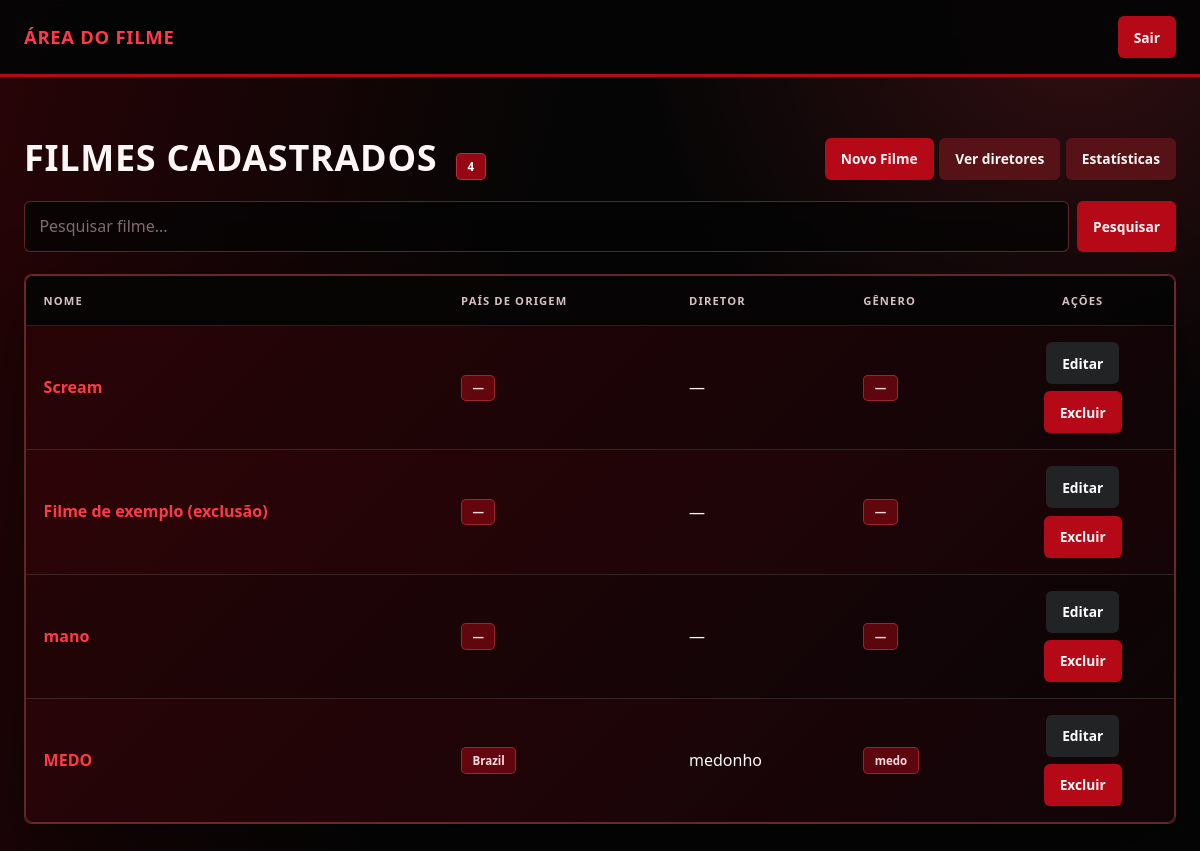
Page /filme/ (signed in) on the earlier database version.
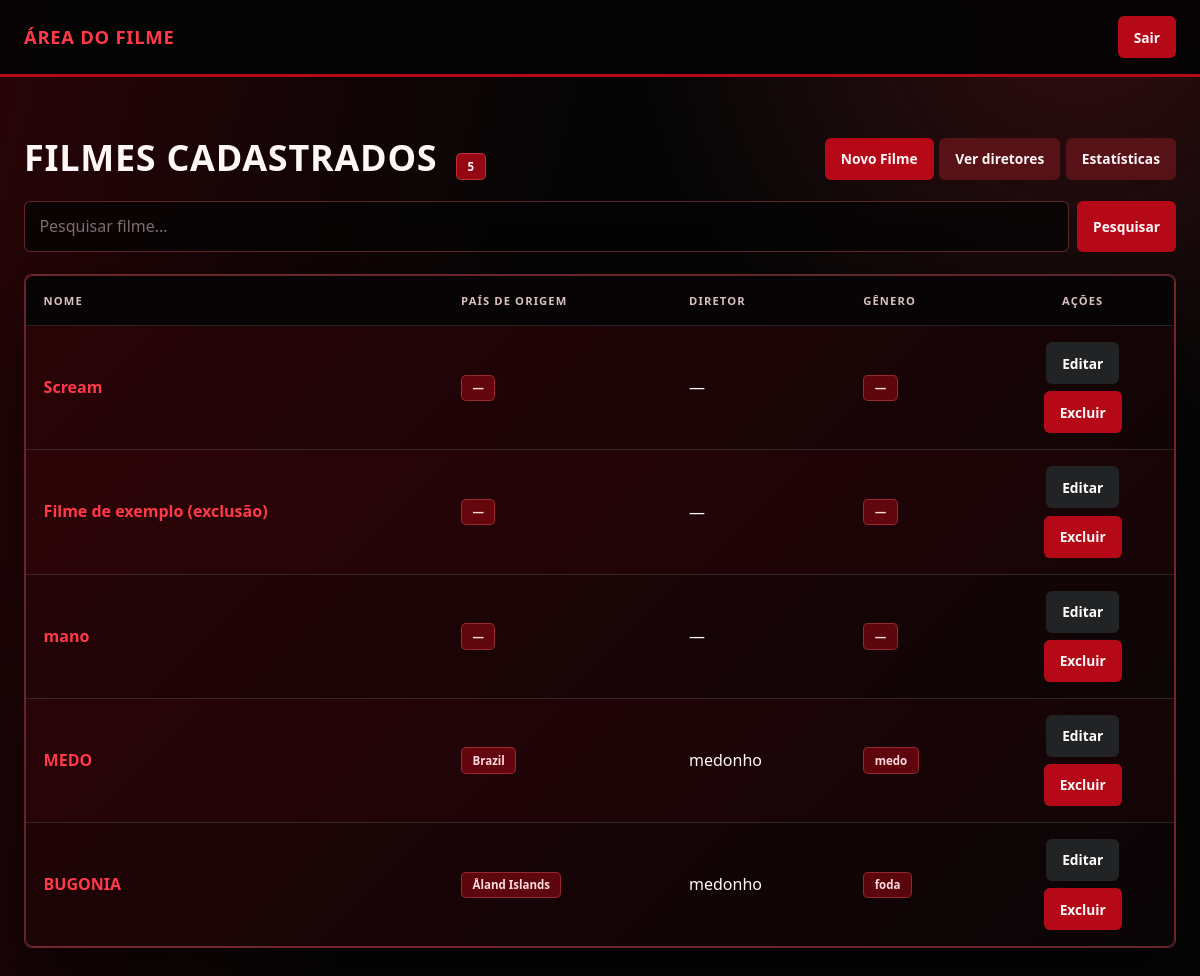
Same page on the later database version.
### filme/models.py (models this page shows, shortened)
class Filme(models.Model):
    nome = models.CharField(max_length=100)
    review = models.TextField(blank=True)
    nota = models.PositiveSmallIntegerField(
        null=True,
        blank=True,
        validators=[MinValueValidator(1), MaxValueValidator(5)],
    )
    data_assistido = models.DateField(null=True, blank=True)
    assistido = models.BooleanField(default=False)

class FilmePais(models.Model):
    filme = models.OneToOneField(Filme, on_delete=models.CASCADE, related_name='dados_pais', null=True, blank=True)
    pais_origem = CountryField(blank_label="(selecionar país)")

class FilmeDiretor(models.Model):
    filme = models.OneToOneField(Filme, on_delete=models.CASCADE, related_name='dados_diretor', null=True, blank=True)
    diretor = models.CharField(max_length=100, default='')

class FilmeGenero(models.Model):
    filme = models.OneToOneField(Filme, on_delete=models.CASCADE, related_name='dados_genero', null=True, blank=True)
    genero = models.CharField(max_length=100, default='')

### filme/views.py (the view)
# urls.py: path('filme/', include("filme.urls")),
@login_required
def filme(request):
    todos_filmes = Filme.objects.all()
    filmes = todos_filmes
    busca = request.GET.get('busca', '').strip()
    if busca:
        filmes = filmes.filter(nome__icontains=busca)
    media = todos_filmes.aggregate(media=Avg('nota'))['media'] or 0
    vistos = todos_filmes.filter(assistido=True).count()
    nao_vistos = todos_filmes.filter(assistido=False).count()
    diretores = list(
        FilmeDiretor.objects
        .exclude(diretor='')
        .values('diretor')
        .annotate(total=Count('filme'))
        .order_by('-total')
    )
    diretor_top = diretores[0] if diretores else None
    paises = list(
        FilmePais.objects
        .exclude(pais_origem='')
        .values('pais_origem')
        .annotate(total=Count('filme'))
        .order_by('-total', 'pais_origem')
    )
    pais_top = None
    if paises:
        pais = paises[0]
        nomes_paises = dict(FilmePais._meta.get_field('pais_origem').choices)
        pais_top = {
            'pais': nomes_paises.get(pais['pais_origem'], pais['pais_origem']),
            'total': pais['total'],
        }
    contexto = {
        'filmes': filmes,
        'media_notas': media,
        'vistos': vistos,
        'nao_vistos': nao_vistos,
        'diretor_top': diretor_top,
        'pais_top': pais_top,
        'diretores_labels': [item['diretor'] for item in diretores],
        'diretores_dados': [item['total'] for item in diretores],
    }
    return render(request, 'filme.html', contexto)

### filme/templates/filme.html (shortened to what this page needs)
{% load static %}
<!DOCTYPE html>
<html lang="pt-br">
<head>
    <link rel="stylesheet" href="{% static 'filme/css/style.css' %}?v=12">
</head>
<body class="bg-light">
    <nav class="navbar navbar-dark bg-dark mb-4">
        <div class="container">
            <span class="navbar-brand mb-0 h1">Área do Filme</span>
            <form method="post" action="{% url 'contas:logout' %}" style="margin-left: auto;">
                <button type="submit" class="btn btn-danger">Sair</button>
            </form>
        </div>
    </nav>
    <main class="container pb-5">
        <div class="d-flex justify-content-between align-items-center mb-3">
            <h1 class="h3 mb-0">Filmes cadastrados
                <span class="badge bg-primary rounded-pill fs-6 ms-2">{{ filmes|length }}</span>
            </h1>
            <div class="movie-actions">
                <a href="{% url 'criar_filme' %}" class="btn btn-primary">Novo Filme</a>
                <a href="{% url 'diretor' %}" class="btn btn-diretores">Ver diretores</a>
                <button type="button" class="btn btn-diretores" id="abrir-estatisticas">
                    Estatísticas
                </button>
            </div>
        </div>
        <form method="get" class="search-form mb-3">
            <div class="input-group">
                <input
                    type="search"
                    name="busca"
                    class="form-control"
                    placeholder="Pesquisar filme..."
                    value="{{ request.GET.busca }}"
                >
                <button type="submit" class="btn btn-primary">
                    Pesquisar
                </button>
            </div>
        </form>
        {% if filmes %}
        <div class="card shadow-sm">
            <div class="table-responsive">
                <table class="table table-striped table-hover align-middle mb-0">
                    <thead class="table-dark">
                        <tr>
                            <th>Nome</th>
                            <th>País de Origem</th>
                            <th>Diretor</th>
                            <th>Gênero</th>
                            <th class="text-center">Ações</th>
                        </tr>
                    </thead>
                    <tbody>
                        {% for filme in filmes %}
                        <tr>
                            <td class="movie-name-column" style="text-align: left;">
                                <button
                                    type="button"
                                    class="movie-name-button"
                                    onclick="document.getElementById('detalhes-filme-{{ filme.pk }}').showModal()"
                                >
                                    {{ filme.nome }}
                                </button>
                            </td>
                            <td><span class="badge bg-secondary">{{ filme.dados_pais.pais_origem.name|default:"—" }}</span></td>
                            <td>{{ filme.dados_diretor.diretor|default:"—" }}</td>
                            <td><span class="badge bg-secondary">{{ filme.dados_genero.genero|default:"—" }}</span></td>
                            <td class="text-center">
                                <a href="{% url 'editar_filme' filme.pk %}" class="btn btn-sm btn-warning me-1">Editar</a>
                                <a href="{% url 'excluir_filme' filme.pk %}" class="btn btn-sm btn-danger">Excluir</a>
                            </td>
                        </tr>
                        {% endfor %}
                    </tbody>
                </table>
            </div>
        </div>
        {% endif %}
    </main>
</body>
</html>

Differences in the rows shown:
added Filme: nome "BUGONIA", dados_pais.pais_origem.name "Åland Islands", dados_diretor.diretor "medonho", dados_genero.genero "foda"
Other differences:
{{ filmes|length }}: "4" → "5"
